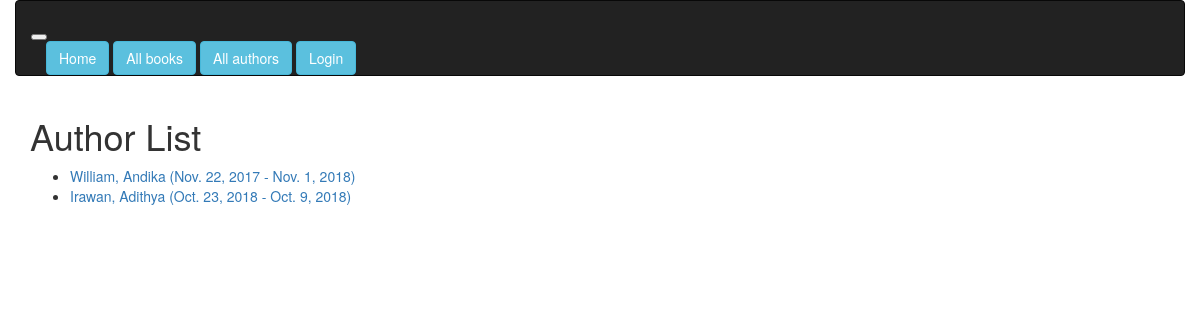
Screenshot of /catalog/authors/ with the database file from the repository.
### catalog/models.py (models this page shows, shortened)
class Author(models.Model):
    first_name = models.CharField(max_length=100)
    middle_name = models.CharField(max_length=100, blank=True)          #Author may have middle name/initial
    last_name = models.CharField(max_length=100)
    date_of_birth = models.DateField(null=True, blank=True)
    date_of_death = models.DateField('Died', null=True, blank=True)
    def get_absolute_url(self):
        return reverse('author-detail', args=[str(self.id)])
    def __str__(self):
        return '%s, %s %s' % (self.last_name, self.first_name, self.middle_name)

### catalog/views.py (the view)
class AuthorListView(generic.ListView):
    model = Author
    paginate_by = 10

### catalog/templates/catalog/author_list.html
<!DOCTYPE html>
{% extends "base_generic.html" %}
{% block content %}
    <h1>Author List</h1>
    {% if author_list %}
    <ul>
      {% for author in author_list %}
      <li>
        <a href="{{ author.get_absolute_url }}">
            {{ author }} ({{author.date_of_birth}} - {% if author.date_of_death %}{{author.date_of_death}}{%endif%})
        </a>
      </li>
      {% endfor %}
    </ul>
    {% else %}
      <p>There are no authors in the library.</p>
    {% endif %}
{% endblock %}

### rows the page displays
Author: last_name+first_name+middle_name "William, Andika", date_of_birth "Nov. 22, 2017", date_of_death "Nov. 1, 2018"
Author: last_name+first_name+middle_name "Irawan, Adithya", date_of_birth "Oct. 23, 2018", date_of_death "Oct. 9, 2018"
